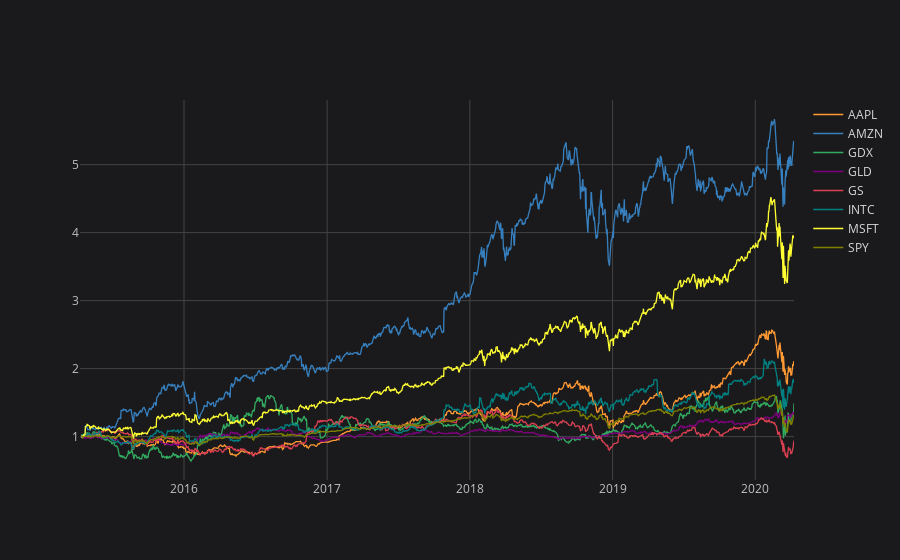

Notebook code cell kept with this figure:
### Code cell
returns.cumsum().apply(np.exp).iplot()

### Figure 1 — Plotly figure (JSON) as saved in the notebook; plotly's stock layout.template omitted (floating-point values rounded to 4 significant figures; data arrays with more than 128 entries replaced by an {"elided": "..."} marker saying what was removed)
{"data": [{"line": {"color": "rgba(255, 153, 51, 1.0)", "dash": "solid", "shape": "linear", "width": 1.3}, "mode": "lines", "name": "AAPL", "text": "", "type": "scatter", "x": {"elided": "1260 str values"}, "y": {"elided": "1260 mixed values"}}, {"line": {"color": "rgba(55, 128, 191, 1.0)", "dash": "solid", "shape": "linear", "width": 1.3}, "mode": "lines", "name": "AMZN", "text": "", "type": "scatter", "x": {"elided": "1260 str values"}, "y": {"elided": "1260 mixed values"}}, {"line": {"color": "rgba(50, 171, 96, 1.0)", "dash": "solid", "shape": "linear", "width": 1.3}, "mode": "lines", "name": "GDX", "text": "", "type": "scatter", "x": {"elided": "1260 str values"}, "y": {"elided": "1260 mixed values"}}, {"line": {"color": "rgba(128, 0, 128, 1.0)", "dash": "solid", "shape": "linear", "width": 1.3}, "mode": "lines", "name": "GLD", "text": "", "type": "scatter", "x": {"elided": "1260 str values"}, "y": {"elided": "1260 mixed values"}}, {"line": {"color": "rgba(219, 64, 82, 1.0)", "dash": "solid", "shape": "linear", "width": 1.3}, "mode": "lines", "name": "GS", "text": "", "type": "scatter", "x": {"elided": "1260 str values"}, "y": {"elided": "1260 mixed values"}}, {"line": {"color": "rgba(0, 128, 128, 1.0)", "dash": "solid", "shape": "linear", "width": 1.3}, "mode": "lines", "name": "INTC", "text": "", "type": "scatter", "x": {"elided": "1260 str values"}, "y": {"elided": "1260 mixed values"}}, {"line": {"color": "rgba(255, 255, 51, 1.0)", "dash": "solid", "shape": "linear", "width": 1.3}, "mode": "lines", "name": "MSFT", "text": "", "type": "scatter", "x": {"elided": "1260 str values"}, "y": {"elided": "1260 mixed values"}}, {"line": {"color": "rgba(128, 128, 0, 1.0)", "dash": "solid", "shape": "linear", "width": 1.3}, "mode": "lines", "name": "SPY", "text": "", "type": "scatter", "x": {"elided": "1260 str values"}, "y": {"elided": "1260 mixed values"}}], "layout": {"autosize": true, "legend": {"bgcolor": "#1A1A1C", "font": {"color": "#D9D9D9"}}, "paper_bgcolor": "#1A1A1C", "plot_bgcolor": "#1A1A1C", "title": {"font": {"color": "#D9D9D9"}}, "xaxis": {"autorange": true, "gridcolor": "#434343", "range": ["2015-04-10", "2020-04-09"], "showgrid": true, "tickfont": {"color": "#C2C2C2"}, "title": {"font": {"color": "#D9D9D9"}, "text": ""}, "type": "date", "zerolinecolor": "#666570"}, "yaxis": {"autorange": true, "gridcolor": "#434343", "range": [0.3617, 5.951], "showgrid": true, "tickfont": {"color": "#C2C2C2"}, "title": {"font": {"color": "#D9D9D9"}, "text": ""}, "type": "linear", "zerolinecolor": "#666570"}}}
